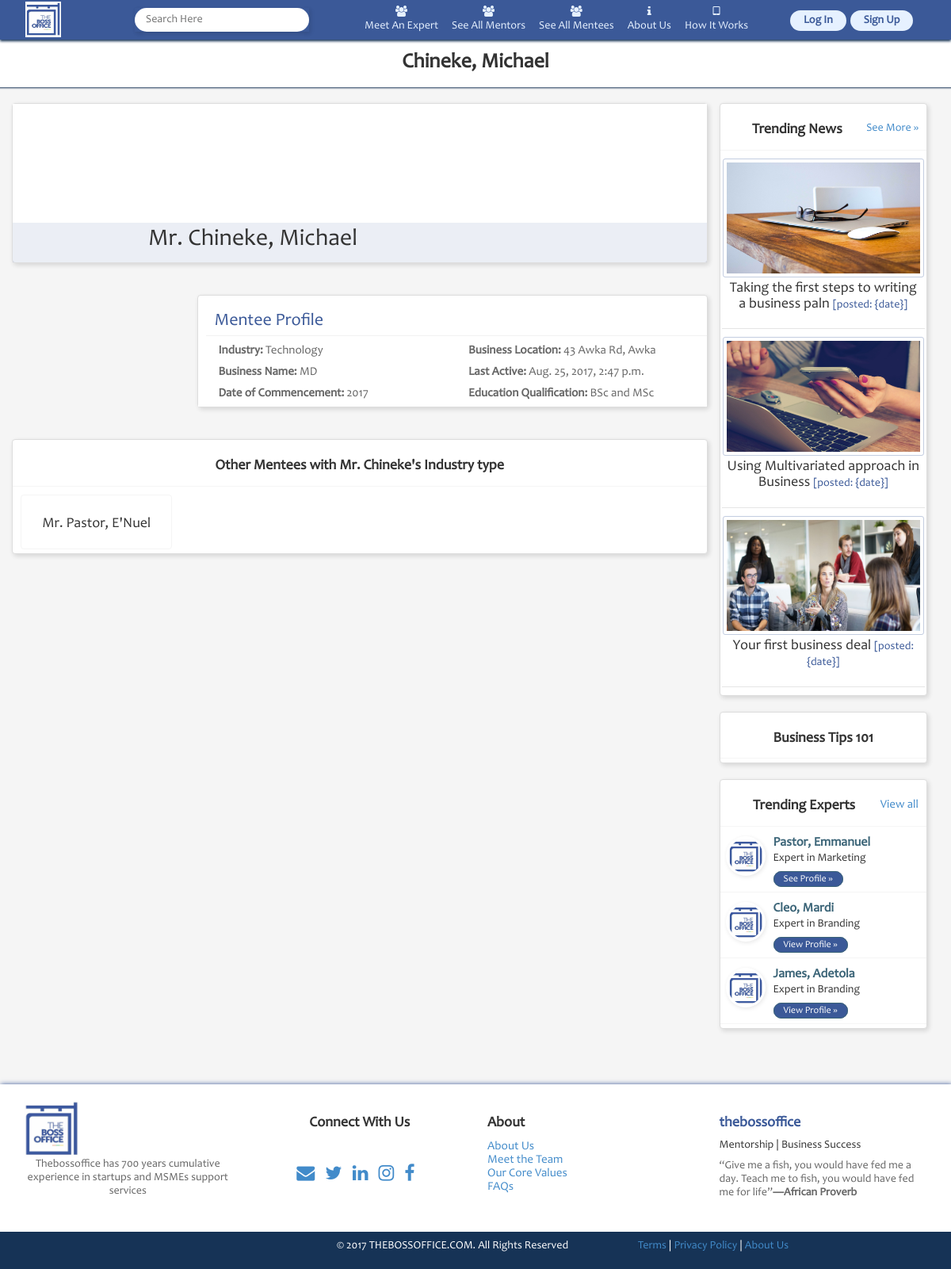
Screenshot of /mentee/profile/chineke-michael-6ec38e34-ad46-4c39-8315-876c08f05e98 with the database file from the repository.
### apps/mentee/models.py (models this page shows, shortened)
class Mentee(models.Model):
	YEAR_CHOICES = []
	for r in range(1980, (datetime.datetime.now().year+1)):
		YEAR_CHOICES.append((r,r))
	TIME_CHOICES = (
		('forth-nightly', 'Forth-nightly'),
		('monthly', 'Monthy')
	)
	MODE_CHOICES = (
		('whatsapp', 'Whatsapp'),
		('email', 'Email'),
		('call', 'Phone call'),
		('f2f', 'Face-to-Face'),
		('skype', 'Skype')
	)
	QUALIFICATION_CHOICES = (
		('SSCE', 'SSCE'),
		('OND', 'OND'),
		('HND', 'HND'),
		('BSc and MSc', 'BSc and MSc'),
		('PhD', 'PhD')
	)
	title = models.CharField(max_length=10, choices=settings.TITLE_CHOICES, blank=True)
	name = models.CharField(max_length=50, null=True, blank=True)
	user = models.OneToOneField(User)
	photo = models.ImageField(upload_to='uploads/%Y/%m/%d', blank=True)
	background_image = models.ImageField(upload_to='uploads/%Y/%m/%d', blank=True)
	age_range = models.CharField(max_length=5, choices=settings.AGE_RANGE_CHOICES, null=True, blank=True)
	phone_number = models.CharField(max_length=12, blank=True)
	level_of_education = models.CharField(max_length=27, choices=QUALIFICATION_CHOICES, null=True, blank=True)
	name_of_business = models.CharField(max_length=50, null=True, blank=True)
	industry = models.ForeignKey(Industry, null=True, blank=True)
	address = models.ForeignKey(Address, null=True, blank=True)
	slug = models.SlugField(unique=True)
	year_of_commencement = models.IntegerField(choices=YEAR_CHOICES, default=datetime.datetime.now().year)
	time_with_mentor = models.CharField("How much time would you need from your mentor?", max_length=20, choices=TIME_CHOICES, null=True, blank=True)
	mode_of_communication = models.CharField(max_length=50, choices=MODE_CHOICES, null=True, blank=True)
	mode_details = models.CharField("Please give details for the mode chosen above", max_length=50, null=True, blank=True)
	date_created = models.DateTimeField(auto_now_add=True)
	date_modified = models.DateTimeField(auto_now=True)
	def __str__(self):
		return "%s %s" % (self.title, self.name)
	def get_absolute_url(self):
		return reverse('mentee:mentee-profile', kwargs={'slug': self.slug})

### apps/expert/models.py (models this page shows)
class Industry(models.Model):
	name = models.CharField(max_length=50)
	def __str__(self):
		return self.name
	class Meta:
		verbose_name = _(u'Industry')
		verbose_name_plural = _(u'Industries')

class Address(models.Model):
	user = models.OneToOneField(User)
	street = models.CharField(max_length=50)
	city = models.CharField("City/Town/Village", max_length=20)
	state = models.ForeignKey("states.State")
	Country = models.ForeignKey("states.Country", default="156")
	def __str__(self):
		return "%s, %s" % (self.street, self.city)

### apps/mentee/views.py (the view)
# urls.py: url(r'^profile/(?P<slug>[\w-]+)$', MenteeDetailView.as_view(), name='mentee-profile'),
class MenteeDetailView(DetailView):
	model = Mentee
	template_name = 'mentee/mentee_profile.html'
	slug_url_kwarg = 'slug'
	context_object_name = 'mentee'
	def get_context_data(self, **kwargs):
		context = super(MenteeDetailView, self).get_context_data(**kwargs)
		self.mentee = context['mentee']
		context['mentees_for_industry'] = Mentee.objects.filter(industry=self.mentee.industry).exclude(user=self.mentee.user)[:4]
		return context

### apps/accounts/context_processors.py (called while the page is built)
def trending_data(request):
	profile = None
	if hasattr(request.user, 'mentor'):
		profile = request.user.mentor
	if hasattr(request.user, 'mentee'):
		profile = request.user.mentee
	if hasattr(request.user, 'expert'):
		profile = request.user.expert
	return {
		'industries': Industry.objects.all(),
		'latest_news': list(),
		'latest_mentors': list(),
		'newest_mentees': list(),
		'profile': profile
	}

### apps/mentee/templates/mentee/mentee_profile.html (shortened to what this page needs)
{% extends 'base.html' %}
{% load staticfiles thumbnail %}
{% block extra_css %}
<link rel="stylesheet" href="{% static 'css/profile.css' %}">
{% endblock %}
{% block header %}
	<h1>{{mentee.name}}</h1>
{% endblock %}
{% block content %}
<div class="container">
	<div class="row">
		<div class="col-md-9">
			<div class="row">
				<div class="panel panel-default top-margin">
					<div style="height: 150px; background: #fff;"></div>
					<div class="lc-profile">
					{% thumbnail mentee.photo "120x120" crop="top" as img %}
					<img src="{{img.url}}" alt="" style="position: absolute; left: 4%; top: 125px; padding: 5px; background: #fff;" class="img-circle">
					{% endthumbnail %}
						<div class="col-md-2"></div>
						<div class="col-md-7">
							<h2>{{mentee}}</h2>
						</div>
					</div>
				</div>
			</div>
			<div class="row">
				<div class="col-md-3"></div>
				<div class="col-md-9" style="padding-right: 0;">
					<div class="panel panel-default top-margin">
						<div class="lc-detail">
							<div>
								<h3>Mentee Profile <span style="float: right; padding-right: 10px; font-size: 16px;">{% if user == mentee.user %} <a href=""><i class="fa fa-edit"></i> Edit</a></span>{% endif %}</h3>
							</div>
							<div class="col-md-6">
								<p><strong>Industry:</strong> <span>{{mentee.industry}}</span></p>
								<p><strong>Business Name:</strong> <span>{{mentee.name_of_business}}</span></p>
								<p><strong>Date of Commencement:</strong> <span>{{mentee.year_of_commencement}}</span></p>
							</div>
							<div class="col-md-6">
								<p><strong>Business Location:</strong> <span>{{mentee.address}}</span></p>
								<p><strong>Last Active:</strong> <span>{{mentee.date_modified}}</span></p>
								<p><strong>Education Qualification:</strong> <span>{{mentee.level_of_education}}</span></p>
							</div>
						</div>
					</div>
				</div>
			</div>
			<diV class="row">
				<div class="panel panel-default top-margin">
					<div class="div-header">
						<h3><strong>Other Mentees with {% if user == mentee.user %} Your {% else %} {{mentee.title}} {{mentee.user.first_name}}'s {% endif %}Industry type</strong></h3>
					</div>
					<div class="row" style="padding: 5px 10px;">
						{% for mentee in mentees_for_industry %}
						<div class="col-sm-3">
							<a href="{{mentee.get_absolute_url}}">
								<div class="other-detail">
									<h4>{{mentee}}</h4>
								</div>
							</a>
						</div>
						{% empty %}
						<p style="text-align: center; margin: 20px auto;">Sorry! We couldn't find any other Mentees for similar Industry.</p>
						{% endfor %}
					</div>
				</div>
			</diV>
		</div>
		<div class="col-md-3">
			{% include 'side_bar.html' %}
			{% include 'expert/trending_expert.html' %}
		</div>
	</div>
</div>
{% endblock %}

### mentor_app/static/css/main.css (style rules this page uses)
body { font-family: 'Candara', sans-serif; font-size: 14px; line-height: 17px; color: #666; background-color: #fff; }
h1, h2, h3, h4, h5, h6 { color: #333; }
h2 { font-size: 30px; margin-bottom: 20px; }
h3 { font-size: 18px; }
a { text-decoration: none; -webkit-transition: 300ms; -moz-transition: 300ms; -o-transition: 300ms; transition: 300ms; }
.main-header h1 { margin: 15px auto; font-size: 26px; font-weight: 600; }
.top-margin { margin-top: 20px; box-shadow: 2px 3px 6px rgba(0,0,0,0.06), 2px 2px 6px rgba(0,0,0,0.08); }
.div-header { border-bottom: 1px solid #f5f5f5; padding: 4px 10px; margin-bottom: 5px; text-align: center; }
.div-content-list h5, h4 { margin-top: 0; }

### mentor_app/static/css/profile.css (style rules this page uses)
.lc-profile { height: 50px; background: rgba(58,89,152,0.1); }
.lc-profile h2 { margin-top: 5px; padding-left: 10px; }
.lc-detail { min-height: 120px; width: 100%; padding-left: 10px; background: #fff; }
.lc-detail>div>h3 { padding-left: 10px; border-bottom: 1px solid rgba(0,0,0,0.05); padding-bottom: 6px; font-size: 22px; color: rgb(59,89,152); }
.lc-detail p { font-size: 15px; }
.other-detail { padding: 10px 5px; border-radius: 4px; border: 1px solid #f5f5f5; text-align: center; transition: all .45s ease-in-out; }

### rows the page displays
Mentee: name "Chineke, Michael", title+name "Mr. Chineke, Michael", industry "Technology", name_of_business "MD", year_of_commencement "2017", address "43 Awka Rd, Awka", date_modified "Aug. 25, 2017, 2:47 p.m.", level_of_education "BSc and MSc", title "Mr.", user.first_name "Chineke"
Mentee: title+name "Mr. Pastor, E'Nuel"
